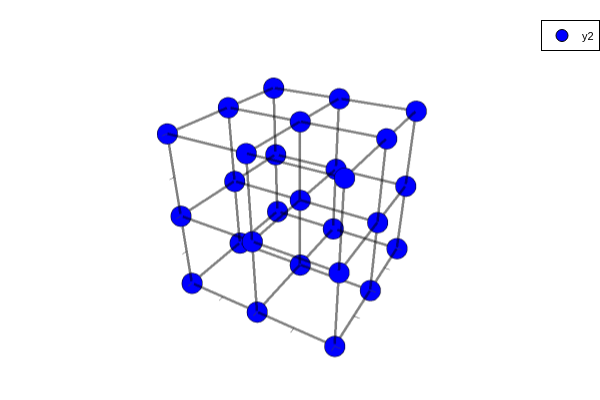

This figure's notebook cell:
### Code cell
using Plots
plotlyjs() # Pour des plots ineractifs

function plot_cube(x, y, z, lx, ly, lz)
    p = plot(lx, ly, lz, color=:black, alpha=0.5, lw=5, label="")
    scatter!(p, x, y, z, 
            markersize=6, 
            markercolor=:blue, 
            xlims = (0, 2),
            ylims = (0, 2),
            zlims = (0, 2),
            hover = indices_hover,
            ticks=false,      # rm numbers on axes
            showaxis=false,   # rm rows and columns
            grid=false,       # rm grid
            aspect_ratio=:equal,)

    return p
end

p = plot_cube(x, y, z, lx, ly, lz)
display(p)

### Figure 1 — Plotly figure (JSON) as saved in the notebook; plotly's stock layout.template omitted (floating-point values rounded to 4 significant figures)
{"data": [{"colorbar": {"len": 0.9803, "title": "", "x": 0.8268, "y": 0.5}, "legendgroup": "", "line": {"color": "rgba(0, 0, 0, 0.500)", "dash": "solid", "shape": "linear", "width": 5}, "mode": "lines", "name": "", "scene": "scene", "showlegend": false, "type": "scatter3d", "x": [0, 2], "xaxis": "x", "y": [0, 0], "yaxis": "y", "z": [0, 0], "zaxis": "z"}, {"colorbar": {"len": 0.9803, "title": "", "x": 0.8268, "y": 0.5}, "legendgroup": "", "line": {"color": "rgba(0, 0, 0, 0.500)", "dash": "solid", "shape": "linear", "width": 5}, "mode": "lines", "name": "", "scene": "scene", "showlegend": false, "type": "scatter3d", "x": [0, 0], "xaxis": "x", "y": [0, 2], "yaxis": "y", "z": [0, 0], "zaxis": "z"}, {"colorbar": {"len": 0.9803, "title": "", "x": 0.8268, "y": 0.5}, "legendgroup": "", "line": {"color": "rgba(0, 0, 0, 0.500)", "dash": "solid", "shape": "linear", "width": 5}, "mode": "lines", "name": "", "scene": "scene", "showlegend": false, "type": "scatter3d", "x": [0, 0], "xaxis": "x", "y": [0, 0], "yaxis": "y", "z": [0, 2], "zaxis": "z"}, {"colorbar": {"len": 0.9803, "title": "", "x": 0.8268, "y": 0.5}, "legendgroup": "", "line": {"color": "rgba(0, 0, 0, 0.500)", "dash": "solid", "shape": "linear", "width": 5}, "mode": "lines", "name": "", "scene": "scene", "showlegend": false, "type": "scatter3d", "x": [0, 2], "xaxis": "x", "y": [0, 0], "yaxis": "y", "z": [1, 1], "zaxis": "z"}, {"colorbar": {"len": 0.9803, "title": "", "x": 0.8268, "y": 0.5}, "legendgroup": "", "line": {"color": "rgba(0, 0, 0, 0.500)", "dash": "solid", "shape": "linear", "width": 5}, "mode": "lines", "name": "", "scene": "scene", "showlegend": false, "type": "scatter3d", "x": [0, 0], "xaxis": "x", "y": [0, 2], "yaxis": "y", "z": [1, 1], "zaxis": "z"}, {"colorbar": {"len": 0.9803, "title": "", "x": 0.8268, "y": 0.5}, "legendgroup": "", "line": {"color": "rgba(0, 0, 0, 0.500)", "dash": "solid", "shape": "linear", "width": 5}, "mode": "lines", "name": "", "scene": "scene", "showlegend": false, "type": "scatter3d", "x": [0, 0], "xaxis": "x", "y": [1, 1], "yaxis": "y", "z": [0, 2], "zaxis": "z"}, {"colorbar": {"len": 0.9803, "title": "", "x": 0.8268, "y": 0.5}, "legendgroup": "", "line": {"color": "rgba(0, 0, 0, 0.500)", "dash": "solid", "shape": "linear", "width": 5}, "mode": "lines", "name": "", "scene": "scene", "showlegend": false, "type": "scatter3d", "x": [0, 2], "xaxis": "x", "y": [0, 0], "yaxis": "y", "z": [2, 2], "zaxis": "z"}, {"colorbar": {"len": 0.9803, "title": "", "x": 0.8268, "y": 0.5}, "legendgroup": "", "line": {"color": "rgba(0, 0, 0, 0.500)", "dash": "solid", "shape": "linear", "width": 5}, "mode": "lines", "name": "", "scene": "scene", "showlegend": false, "type": "scatter3d", "x": [0, 0], "xaxis": "x", "y": [0, 2], "yaxis": "y", "z": [2, 2], "zaxis": "z"}, {"colorbar": {"len": 0.9803, "title": "", "x": 0.8268, "y": 0.5}, "legendgroup": "", "line": {"color": "rgba(0, 0, 0, 0.500)", "dash": "solid", "shape": "linear", "width": 5}, "mode": "lines", "name": "", "scene": "scene", "showlegend": false, "type": "scatter3d", "x": [0, 0], "xaxis": "x", "y": [2, 2], "yaxis": "y", "z": [0, 2], "zaxis": "z"}, {"colorbar": {"len": 0.9803, "title": "", "x": 0.8268, "y": 0.5}, "legendgroup": "", "line": {"color": "rgba(0, 0, 0, 0.500)", "dash": "solid", "shape": "linear", "width": 5}, "mode": "lines", "name": "", "scene": "scene", "showlegend": false, "type": "scatter3d", "x": [0, 2], "xaxis": "x", "y": [1, 1], "yaxis": "y", "z": [0, 0], "zaxis": "z"}, {"colorbar": {"len": 0.9803, "title": "", "x": 0.8268, "y": 0.5}, "legendgroup": "", "line": {"color": "rgba(0, 0, 0, 0.500)", "dash": "solid", "shape": "linear", "width": 5}, "mode": "lines", "name": "", "scene": "scene", "showlegend": false, "type": "scatter3d", "x": [1, 1], "xaxis": "x", "y": [0, 2], "yaxis": "y", "z": [0, 0], "zaxis": "z"}, {"colorbar": {"len": 0.9803, "title": "", "x": 0.8268, "y": 0.5}, "legendgroup": "", "line": {"color": "rgba(0, 0, 0, 0.500)", "dash": "solid", "shape": "linear", "width": 5}, "mode": "lines", "name": "", "scene": "scene", "showlegend": false, "type": "scatter3d", "x": [1, 1], "xaxis": "x", "y": [0, 0], "yaxis": "y", "z": [0, 2], "zaxis": "z"}, {"colorbar": {"len": 0.9803, "title": "", "x": 0.8268, "y": 0.5}, "legendgroup": "", "line": {"color": "rgba(0, 0, 0, 0.500)", "dash": "solid", "shape": "linear", "width": 5}, "mode": "lines", "name": "", "scene": "scene", "showlegend": false, "type": "scatter3d", "x": [0, 2], "xaxis": "x", "y": [1, 1], "yaxis": "y", "z": [1, 1], "zaxis": "z"}, {"colorbar": {"len": 0.9803, "title": "", "x": 0.8268, "y": 0.5}, "legendgroup": "", "line": {"color": "rgba(0, 0, 0, 0.500)", "dash": "solid", "shape": "linear", "width": 5}, "mode": "lines", "name": "", "scene": "scene", "showlegend": false, "type": "scatter3d", "x": [1, 1], "xaxis": "x", "y": [0, 2], "yaxis": "y", "z": [1, 1], "zaxis": "z"}, {"colorbar": {"len": 0.9803, "title": "", "x": 0.8268, "y": 0.5}, "legendgroup": "", "line": {"color": "rgba(0, 0, 0, 0.500)", "dash": "solid", "shape": "linear", "width": 5}, "mode": "lines", "name": "", "scene": "scene", "showlegend": false, "type": "scatter3d", "x": [1, 1], "xaxis": "x", "y": [1, 1], "yaxis": "y", "z": [0, 2], "zaxis": "z"}, {"colorbar": {"len": 0.9803, "title": "", "x": 0.8268, "y": 0.5}, "legendgroup": "", "line": {"color": "rgba(0, 0, 0, 0.500)", "dash": "solid", "shape": "linear", "width": 5}, "mode": "lines", "name": "", "scene": "scene", "showlegend": false, "type": "scatter3d", "x": [0, 2], "xaxis": "x", "y": [1, 1], "yaxis": "y", "z": [2, 2], "zaxis": "z"}, {"colorbar": {"len": 0.9803, "title": "", "x": 0.8268, "y": 0.5}, "legendgroup": "", "line": {"color": "rgba(0, 0, 0, 0.500)", "dash": "solid", "shape": "linear", "width": 5}, "mode": "lines", "name": "", "scene": "scene", "showlegend": false, "type": "scatter3d", "x": [1, 1], "xaxis": "x", "y": [0, 2], "yaxis": "y", "z": [2, 2], "zaxis": "z"}, {"colorbar": {"len": 0.9803, "title": "", "x": 0.8268, "y": 0.5}, "legendgroup": "", "line": {"color": "rgba(0, 0, 0, 0.500)", "dash": "solid", "shape": "linear", "width": 5}, "mode": "lines", "name": "", "scene": "scene", "showlegend": false, "type": "scatter3d", "x": [1, 1], "xaxis": "x", "y": [2, 2], "yaxis": "y", "z": [0, 2], "zaxis": "z"}, {"colorbar": {"len": 0.9803, "title": "", "x": 0.8268, "y": 0.5}, "legendgroup": "", "line": {"color": "rgba(0, 0, 0, 0.500)", "dash": "solid", "shape": "linear", "width": 5}, "mode": "lines", "name": "", "scene": "scene", "showlegend": false, "type": "scatter3d", "x": [0, 2], "xaxis": "x", "y": [2, 2], "yaxis": "y", "z": [0, 0], "zaxis": "z"}, {"colorbar": {"len": 0.9803, "title": "", "x": 0.8268, "y": 0.5}, "legendgroup": "", "line": {"color": "rgba(0, 0, 0, 0.500)", "dash": "solid", "shape": "linear", "width": 5}, "mode": "lines", "name": "", "scene": "scene", "showlegend": false, "type": "scatter3d", "x": [2, 2], "xaxis": "x", "y": [0, 2], "yaxis": "y", "z": [0, 0], "zaxis": "z"}, {"colorbar": {"len": 0.9803, "title": "", "x": 0.8268, "y": 0.5}, "legendgroup": "", "line": {"color": "rgba(0, 0, 0, 0.500)", "dash": "solid", "shape": "linear", "width": 5}, "mode": "lines", "name": "", "scene": "scene", "showlegend": false, "type": "scatter3d", "x": [2, 2], "xaxis": "x", "y": [0, 0], "yaxis": "y", "z": [0, 2], "zaxis": "z"}, {"colorbar": {"len": 0.9803, "title": "", "x": 0.8268, "y": 0.5}, "legendgroup": "", "line": {"color": "rgba(0, 0, 0, 0.500)", "dash": "solid", "shape": "linear", "width": 5}, "mode": "lines", "name": "", "scene": "scene", "showlegend": false, "type": "scatter3d", "x": [0, 2], "xaxis": "x", "y": [2, 2], "yaxis": "y", "z": [1, 1], "zaxis": "z"}, {"colorbar": {"len": 0.9803, "title": "", "x": 0.8268, "y": 0.5}, "legendgroup": "", "line": {"color": "rgba(0, 0, 0, 0.500)", "dash": "solid", "shape": "linear", "width": 5}, "mode": "lines", "name": "", "scene": "scene", "showlegend": false, "type": "scatter3d", "x": [2, 2], "xaxis": "x", "y": [0, 2], "yaxis": "y", "z": [1, 1], "zaxis": "z"}, {"colorbar": {"len": 0.9803, "title": "", "x": 0.8268, "y": 0.5}, "legendgroup": "", "line": {"color": "rgba(0, 0, 0, 0.500)", "dash": "solid", "shape": "linear", "width": 5}, "mode": "lines", "name": "", "scene": "scene", "showlegend": false, "type": "scatter3d", "x": [2, 2], "xaxis": "x", "y": [1, 1], "yaxis": "y", "z": [0, 2], "zaxis": "z"}, {"colorbar": {"len": 0.9803, "title": "", "x": 0.8268, "y": 0.5}, "legendgroup": "", "line": {"color": "rgba(0, 0, 0, 0.500)", "dash": "solid", "shape": "linear", "width": 5}, "mode": "lines", "name": "", "scene": "scene", "showlegend": false, "type": "scatter3d", "x": [0, 2], "xaxis": "x", "y": [2, 2], "yaxis": "y", "z": [2, 2], "zaxis": "z"}, {"colorbar": {"len": 0.9803, "title": "", "x": 0.8268, "y": 0.5}, "legendgroup": "", "line": {"color": "rgba(0, 0, 0, 0.500)", "dash": "solid", "shape": "linear", "width": 5}, "mode": "lines", "name": "", "scene": "scene", "showlegend": false, "type": "scatter3d", "x": [2, 2], "xaxis": "x", "y": [0, 2], "yaxis": "y", "z": [2, 2], "zaxis": "z"}, {"colorbar": {"len": 0.9803, "title": "", "x": 0.8268, "y": 0.5}, "legendgroup": "", "line": {"color": "rgba(0, 0, 0, 0.500)", "dash": "solid", "shape": "linear", "width": 5}, "mode": "lines", "name": "", "scene": "scene", "showlegend": false, "type": "scatter3d", "x": [2, 2], "xaxis": "x", "y": [2, 2], "yaxis": "y", "z": [0, 2], "zaxis": "z"}, {"colorbar": {"len": 0.9803, "title": "", "x": 0.8268, "y": 0.5}, "hoverinfo": "text", "legendgroup": "y2", "marker": {"color": "rgba(0, 0, 255, 1.000)", "line": {"color": "rgba(0, 0, 0, 1.000)", "width": 1}, "size": 12, "symbol": "circle"}, "mode": "markers", "name": "y2", "scene": "scene", "showlegend": true, "text": [1, 2, 3, 4, 5, 6, 7, 8, 9, 10, 11, 12, 13, 14, 15, 16, 17, 18, 19, 20, 21, 22, 23, 24, 25, 26, 27], "type": "scatter3d", "x": [0, 1, 2, 0, 1, 2, 0, 1, 2, 0, 1, 2, 0, 1, 2, 0, 1, 2, 0, 1, 2, 0, 1, 2, 0, 1, 2], "xaxis": "x", "y": [0, 0, 0, 1, 1, 1, 2, 2, 2, 0, 0, 0, 1, 1, 1, 2, 2, 2, 0, 0, 0, 1, 1, 1, 2, 2, 2], "yaxis": "y", "z": [0, 0, 0, 0, 0, 0, 0, 0, 0, 1, 1, 1, 1, 1, 1, 1, 1, 1, 2, 2, 2, 2, 2, 2, 2, 2, 2], "zaxis": "z"}], "layout": {"annotations": [], "height": 400, "legend": {"bgcolor": "rgba(255, 255, 255, 1.000)", "bordercolor": "rgba(0, 0, 0, 1.000)", "borderwidth": 1, "font": {"color": "rgba(0, 0, 0, 1.000)", "family": "sans-serif", "size": 11}, "title": {"font": {"color": "rgba(0, 0, 0, 1.000)", "family": "sans-serif", "size": 15}, "text": ""}, "tracegroupgap": 0, "traceorder": "normal", "x": 1, "xanchor": "auto", "y": 1, "yanchor": "auto"}, "margin": {"b": 20, "l": 0, "r": 0, "t": 20}, "paper_bgcolor": "rgba(255, 255, 255, 1.000)", "plot_bgcolor": "rgba(255, 255, 255, 1.000)", "scene": {"camera": {"eye": {"x": 1.126, "y": -1.95, "z": 1.3}, "projection": "orthographic"}, "domain": {"x": [0.1732, 0.8268], "y": [0.009843, 0.9902]}, "xaxis": {"gridcolor": "rgba(0, 0, 0, 0.100)", "gridwidth": 0.5, "linecolor": "rgba(0, 0, 0, 1.000)", "mirror": false, "range": [0, 2], "showgrid": false, "showline": false, "showticklabels": false, "tickangle": 0, "ticks": "inside", "title": "", "type": "-", "visible": true, "zeroline": false, "zerolinecolor": "rgba(0, 0, 0, 1.000)"}, "yaxis": {"gridcolor": "rgba(0, 0, 0, 0.100)", "gridwidth": 0.5, "linecolor": "rgba(0, 0, 0, 1.000)", "mirror": false, "range": [0, 2], "showgrid": false, "showline": false, "showticklabels": false, "tickangle": 0, "ticks": "inside", "title": "", "type": "-", "visible": true, "zeroline": false, "zerolinecolor": "rgba(0, 0, 0, 1.000)"}, "zaxis": {"gridcolor": "rgba(0, 0, 0, 0.100)", "gridwidth": 0.5, "linecolor": "rgba(0, 0, 0, 1.000)", "mirror": false, "range": [0, 2], "showgrid": false, "showline": false, "showticklabels": false, "tickangle": 0, "ticks": "inside", "title": "", "type": "-", "visible": true, "zeroline": false, "zerolinecolor": "rgba(0, 0, 0, 1.000)"}}, "showlegend": true, "width": 600}}
